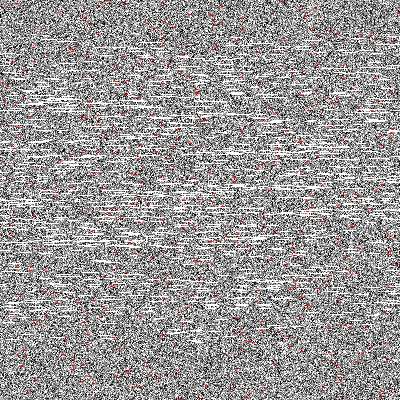
#> input picture ch337__scrambled_images/test_rMYBq14.png, 400 x 400 px, found by its file name
$ python ch337__scrambled_images.py
#> lines starting #> are read from the running program, lines starting #| are printed output that depends on the picture
from PIL import Image


def is_grey(pixel):
    """
    Returns true if passed pixel is grey, otherwise returns false.
    """
    return pixel[0] == pixel[1] == pixel[2]


def find_colored(image):
    """
    Finds first non-grey pixel.
    """
    image_pixels = image.getdata()

    i=0
    while is_grey(image_pixels[i]):
        i += 1

    return i


def roll_image(image, amount):
    image_width, image_height = image.size

    amount = amount % image_width
    new_left_part = image.crop((0, 0, amount, image_height))
    new_right_part = image.crop((amount, 0, image_width, image_height))

    new_image = Image.new(image.mode, image.size)
    new_image.paste(new_right_part, (0,0))
    new_image.paste(new_left_part, (image_width-amount, 0))

    return new_image

image_name = "test_rMYBq14.PNG"

output_image_name = image_name.split(".")[0] + "_UNSCRAMBLED." + image_name.split(".")[1]

source_image = Image.open(image_name)
#> source_image is the input picture: PIL image 400x400 RGBA; mean R, G, B, A 154.2, 152.3, 152.3, 255

image_width, image_height = source_image.size
#> image_width = 400; image_height = 400

new_image = Image.new(source_image.mode, source_image.size)
#> new_image: PIL image 400x400 RGBA; every value is 0

# Cycle through image rows
for image_line_index in range(image_height):

    # Chop off single line of image
    image_line = source_image.crop((0, image_line_index, image_width, image_line_index+1))

    roll_amount = find_colored(image_line)
    image_line = roll_image(image_line, roll_amount)

    new_image.paste(image_line, (0, image_line_index))
#> this loop made 400 passes
#> (roll_amount, amount in roll_image) on passes 1 to 3: (105, 105), (281, 281), (161, 161)
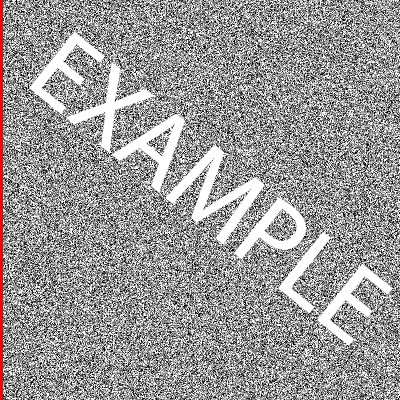
#> new_image: PIL image 400x400 RGBA; mean R, G, B, A 154.2, 152.3, 152.3, 255

new_image.save(output_image_name, "PNG")
